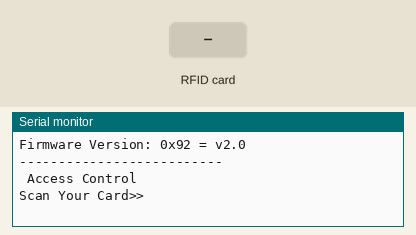
Recording of a sketch running on a simulated Arduino Uno, built with avr-gcc and run on an emulated ATmega328P. On the bench: the last lines printed to the serial monitor. Inputs (shaded band) come from the test bench.

Above: at 1.2 s.
1.3 s: RFID card 40 26 37 55 held to the reader
At 2.5 s:
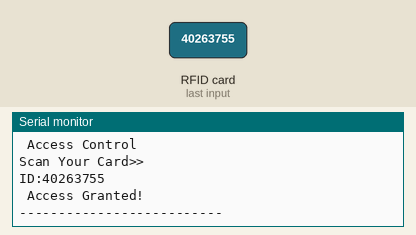
2.8 s: RFID card 5E 7A 19 C4 held to the reader
At 4.2 s:
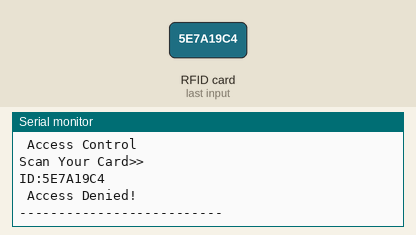

The sketch:

RFID_TEST.ino
```cpp
/************************************************************************************
 * Created By: Tauseef Ahmad
 * Created On: December 31, 2021
 *
 * Tutorial: https://youtu.be/pdBrvLGH0PE
 *
 * ****************************************************************************
 * Download Resources
 * ****************************************************************************
 *  Download RFID library:
 *  https://github.com/miguelbalboa/rfid
 **********************************************************************************/

//MMMMMMMMMMMMMMMMMMMMMMMMMMMMMMMMMMMMMMMMMMMMMMMMMMMM
#include <SPI.h>
#include <MFRC522.h>
//MMMMMMMMMMMMMMMMMMMMMMMMMMMMMMMMMMMMMMMMMMMMMMMMMMMM
#define SS_PIN 10
#define RST_PIN 9
//MMMMMMMMMMMMMMMMMMMMMMMMMMMMMMMMMMMMMMMMMMMMMMMMMMMM
byte readCard[4];
String MasterTag = "40263755";
String tagID = "";
//MMMMMMMMMMMMMMMMMMMMMMMMMMMMMMMMMMMMMMMMMMMMMMMMMMMM
// Create instances
MFRC522 mfrc522(SS_PIN, RST_PIN);
//MMMMMMMMMMMMMMMMMMMMMMMMMMMMMMMMMMMMMMMMMMMMMMMMMMMM


/**********************************************************************************************
 * setup() function
**********************************************************************************************/
void setup()
{
  //MMMMMMMMMMMMMMMMMMMMMMMMMMMMMMMMMMMMMMMMMMMMMMMMMMMM
  Serial.begin(9600);
  SPI.begin();
  //MMMMMMMMMMMMMMMMMMMMMMMMMMMMMMMMMMMMMMMMMMMMMMMMMMMM
  mfrc522.PCD_Init();
  delay(4);
  //Show details of PCD - MFRC522 Card Reader
  mfrc522.PCD_DumpVersionToSerial();
  //MMMMMMMMMMMMMMMMMMMMMMMMMMMMMMMMMMMMMMMMMMMMMMMMMMMM
  Serial.println("--------------------------");
  Serial.println(" Access Control ");
  Serial.println("Scan Your Card>>");
  //MMMMMMMMMMMMMMMMMMMMMMMMMMMMMMMMMMMMMMMMMMMMMMMMMMMM
}


/**********************************************************************************************
 * loop() function
**********************************************************************************************/
void loop()
{
  //----------------------------------------------------------------------
  //Wait until new tag is available
  while (getID()) {
    //MMMMMMMMMMMMMMMMMMMMMMMMMMMMMMMMMMMMMMMMMMMMMMMMMMMM
    if (tagID == MasterTag){
      Serial.println(" Access Granted!");
      Serial.println("--------------------------");
       //You can write any code here like, opening doors,
       //switching ON a relay, lighting up an LED etc...
    }
    //MMMMMMMMMMMMMMMMMMMMMMMMMMMMMMMMMMMMMMMMMMMMMMMMMMMM
    else{
      Serial.println(" Access Denied!");
      Serial.println("--------------------------");
    }
    //MMMMMMMMMMMMMMMMMMMMMMMMMMMMMMMMMMMMMMMMMMMMMMMMMMMM
    delay(2000);
    Serial.println(" Access Control ");
    Serial.println("Scan Your Card>>");
  }
  //----------------------------------------------------------------------
}


/**********************************************************************************************
 * getID() function
 * Read new tag if available
**********************************************************************************************/
boolean getID()
{
  //MMMMMMMMMMMMMMMMMMMMMMMMMMMMMMMMMMMMMMMMMMMMMMMMMMMM
  // Getting ready for Reading PICCs
  //If a new PICC placed to RFID reader continue
  if ( ! mfrc522.PICC_IsNewCardPresent()) {
    return false;
  }
  //MMMMMMMMMMMMMMMMMMMMMMMMMMMMMMMMMMMMMMMMMMMMMMMMMMMM
  //Since a PICC placed get Serial and continue
  if ( ! mfrc522.PICC_ReadCardSerial()) {
  return false;
  }
  //MMMMMMMMMMMMMMMMMMMMMMMMMMMMMMMMMMMMMMMMMMMMMMMMMMMM
  tagID = "";
  // The MIFARE PICCs that we use have 4 byte UID
  for ( uint8_t i = 0; i < 4; i++) {
  //readCard[i] = mfrc522.uid.uidByte[i];
  // Adds the 4 bytes in a single String variable
  tagID.concat(String(mfrc522.uid.uidByte[i], HEX));
  }
  //MMMMMMMMMMMMMMMMMMMMMMMMMMMMMMMMMMMMMMMMMMMMMMMMMMMM
  tagID.toUpperCase();
  Serial.print("ID:");
  Serial.println(tagID);
  mfrc522.PICC_HaltA(); // Stop reading
  return true;
  //MMMMMMMMMMMMMMMMMMMMMMMMMMMMMMMMMMMMMMMMMMMMMMMMMMMM
}
```

Measured:
- after the input at 1.3 s, the serial monitor: prints a new line at once (image 1)
- after the input at 2.8 s, the serial monitor: prints a new line after 0.56 s (image 2)
